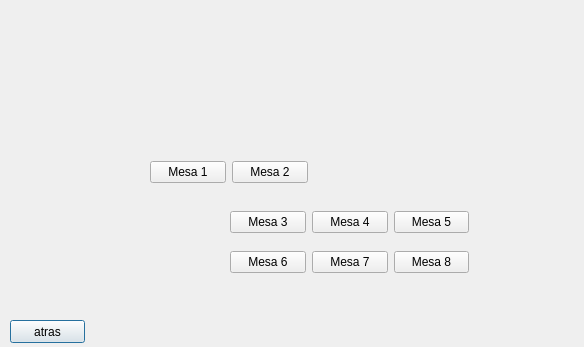
<?xml version="1.0" encoding="UTF-8"?>
<ui version="4.0">
 <class>MesaPrincipal</class>
 <widget class="QDialog" name="MesaPrincipal">
  <property name="geometry">
   <rect>
    <x>0</x>
    <y>0</y>
    <width>584</width>
    <height>347</height>
   </rect>
  </property>
  <property name="windowTitle">
   <string>Dialog</string>
  </property>
  <widget class="QPushButton" name="pushButton_atras">
   <property name="geometry">
    <rect>
     <x>10</x>
     <y>320</y>
     <width>75</width>
     <height>23</height>
    </rect>
   </property>
   <property name="text">
    <string>atras</string>
   </property>
  </widget>
  <widget class="QWidget" name="">
   <property name="geometry">
    <rect>
     <x>230</x>
     <y>250</y>
     <width>239</width>
     <height>25</height>
    </rect>
   </property>
   <layout class="QHBoxLayout" name="horizontalLayout">
    <item>
     <widget class="QPushButton" name="pushButton_mesa6">
      <property name="text">
       <string>Mesa 6</string>
      </property>
     </widget>
    </item>
    <item>
     <widget class="QPushButton" name="pushButton_mesa7">
      <property name="text">
       <string>Mesa 7</string>
      </property>
     </widget>
    </item>
    <item>
     <widget class="QPushButton" name="pushButton_mesa8">
      <property name="text">
       <string>Mesa 8</string>
      </property>
     </widget>
    </item>
   </layout>
  </widget>
  <widget class="QWidget" name="">
   <property name="geometry">
    <rect>
     <x>230</x>
     <y>210</y>
     <width>239</width>
     <height>25</height>
    </rect>
   </property>
   <layout class="QHBoxLayout" name="horizontalLayout_2">
    <item>
     <widget class="QPushButton" name="pushButton_mesa3">
      <property name="text">
       <string>Mesa 3</string>
      </property>
     </widget>
    </item>
    <item>
     <widget class="QPushButton" name="pushButton_mesa4">
      <property name="text">
       <string>Mesa 4</string>
      </property>
     </widget>
    </item>
    <item>
     <widget class="QPushButton" name="pushButton_mesa5">
      <property name="text">
       <string>Mesa 5</string>
      </property>
     </widget>
    </item>
   </layout>
  </widget>
  <widget class="QWidget" name="">
   <property name="geometry">
    <rect>
     <x>150</x>
     <y>160</y>
     <width>158</width>
     <height>25</height>
    </rect>
   </property>
   <layout class="QHBoxLayout" name="horizontalLayout_3">
    <item>
     <widget class="QPushButton" name="pushButton_mesa1">
      <property name="text">
       <string>Mesa 1</string>
      </property>
     </widget>
    </item>
    <item>
     <widget class="QPushButton" name="pushButton_mesa2">
      <property name="text">
       <string>Mesa 2</string>
      </property>
     </widget>
    </item>
   </layout>
  </widget>
 </widget>
 <resources/>
 <connections/>
</ui>
